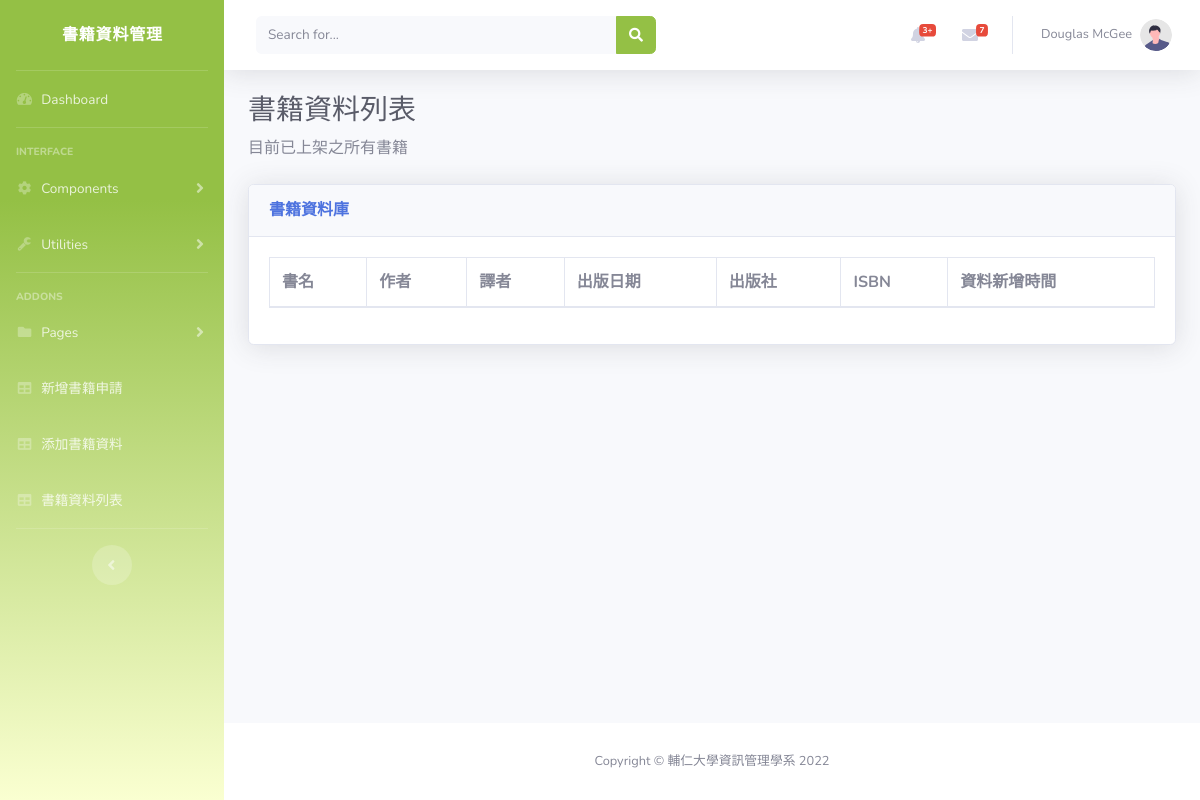
Before: /後台更新資料/bookdata.php with the older database file.
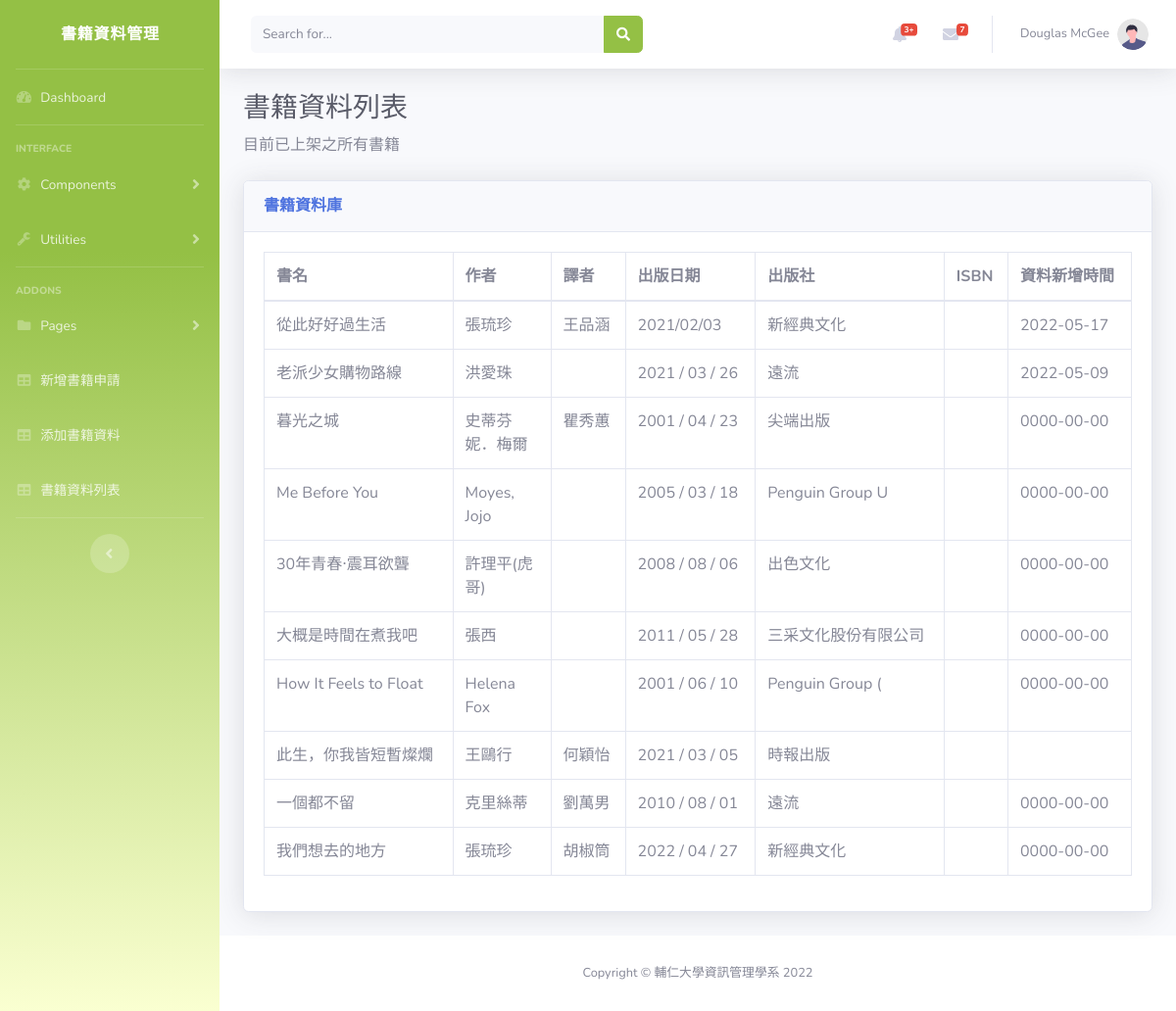
After: the same page with the newer database file.
### tables this page shows
CREATE TABLE `book_data` (
  `bk_ID` int(18) NOT NULL,
  `bk_ISBN` varchar(500) DEFAULT NULL,
  `name` varchar(30) NOT NULL,
  `bk_author` varchar(30) NOT NULL,
  `bk_trans` varchar(30) DEFAULT NULL,
  `bk_intro` varchar(500) DEFAULT NULL,
  `bk_public` varchar(15) NOT NULL,
  `bk_publicdate` varchar(500) NOT NULL,
  `bk_type` varchar(50) NOT NULL,
  `bk_img` varchar(500) NOT NULL,
  `bk_adddate` date DEFAULT NULL,
  `apply_date` date NOT NULL,
  `apply_status` varchar(500) NOT NULL,
  `apply_applicant` varchar(500) NOT NULL
);

### 後台更新資料/bookdata.php (the view, shortened to what this page needs)
<!DOCTYPE html>
<html lang="en">
<head>
    <link href="vendor/fontawesome-free/css/all.min.css" rel="stylesheet" type="text/css">
    <link href="css/sb-admin-2.min.css" rel="stylesheet">
    <link href="vendor/datatables/dataTables.bootstrap4.min.css" rel="stylesheet">
</head>
<body id="page-top">
    <div id="wrapper">
        <ul class="navbar-nav bg-gradient-primary sidebar sidebar-dark accordion" id="accordionSidebar">
            <a class="sidebar-brand d-flex align-items-center justify-content-center" href="index.html">
                <div class="sidebar-brand-icon rotate-n-15">
                    <i class="fas fa-laugh-wink"></i>
                </div>
                <div class="sidebar-brand-text mx-3">書籍資料管理</div>
            </a>
            <hr class="sidebar-divider my-0">
            <li class="nav-item">
                <a class="nav-link" href="index.html">
                    <i class="fas fa-fw fa-tachometer-alt"></i>
                    <span>Dashboard</span></a>
            </li>
            <hr class="sidebar-divider">
            <div class="sidebar-heading">
                Interface
            </div>
            <li class="nav-item">
                <a class="nav-link collapsed" href="#" data-toggle="collapse" data-target="#collapseTwo"
                    aria-expanded="true" aria-controls="collapseTwo">
                    <i class="fas fa-fw fa-cog"></i>
                    <span>Components</span>
                </a>
            </li>
            <li class="nav-item">
                <a class="nav-link collapsed" href="#" data-toggle="collapse" data-target="#collapseUtilities"
                    aria-expanded="true" aria-controls="collapseUtilities">
                    <i class="fas fa-fw fa-wrench"></i>
                    <span>Utilities</span>
                </a>
            </li>
            <hr class="sidebar-divider">
            <div class="sidebar-heading">
                Addons
            </div>
            <li class="nav-item">
                <a class="nav-link collapsed" href="#" data-toggle="collapse" data-target="#collapsePages"
                    aria-expanded="true" aria-controls="collapsePages">
                    <i class="fas fa-fw fa-folder"></i>
                    <span>Pages</span>
                </a>
            </li>
            <li class="nav-item">
                <a class="nav-link" href="addbookapply.html">
                    <i class="fas fa-fw fa-table"></i>
                    <span>新增書籍申請</span></a>
            </li>
            <li class="nav-item">
                <a class="nav-link" href="bookdatafrom.php" target="_blank">
                    <i class="fas fa-fw fa-table"></i>
                    <span>添加書籍資料</span></a>
            </li>
            <li class="nav-item">
                <a class="nav-link" href="bookdata.php">
                    <i class="fas fa-fw fa-table"></i>
                    <span>書籍資料列表</span></a>
            </li>
            <hr class="sidebar-divider d-none d-md-block">
            <div class="text-center d-none d-md-inline">
                <button class="rounded-circle border-0" id="sidebarToggle"></button>
            </div>
        </ul>
        <div id="content-wrapper" class="d-flex flex-column">
            <div id="content">
                <nav class="navbar navbar-expand navbar-light bg-white topbar mb-4 static-top shadow">
                    <form
                        class="d-none d-sm-inline-block form-inline mr-auto ml-md-3 my-2 my-md-0 mw-100 navbar-search">
                        <div class="input-group">
                            <input type="text" class="form-control bg-light border-0 small" placeholder="Search for..."
                                aria-label="Search" aria-describedby="basic-addon2">
                            <div class="input-group-append">
                                <button class="btn btn-primary" type="button">
                                    <i class="fas fa-search fa-sm"></i>
                                </button>
                            </div>
                        </div>
                    </form>
                    <ul class="navbar-nav ml-auto">
                        <li class="nav-item dropdown no-arrow mx-1">
                            <a class="nav-link dropdown-toggle" href="#" id="alertsDropdown" role="button"
                                data-toggle="dropdown" aria-haspopup="true" aria-expanded="false">
                                <i class="fas fa-bell fa-fw"></i>
                                <span class="badge badge-danger badge-counter">3+</span>
                            </a>
                        </li>
                        <li class="nav-item dropdown no-arrow mx-1">
                            <a class="nav-link dropdown-toggle" href="#" id="messagesDropdown" role="button"
                                data-toggle="dropdown" aria-haspopup="true" aria-expanded="false">
                                <i class="fas fa-envelope fa-fw"></i>
                                <span class="badge badge-danger badge-counter">7</span>
                            </a>
                        </li>
                        <li class="nav-item dropdown no-arrow">
                            <a class="nav-link dropdown-toggle" href="#" id="userDropdown" role="button"
                                data-toggle="dropdown" aria-haspopup="true" aria-expanded="false">
                                <span class="mr-2 d-none d-lg-inline text-gray-600 small">Douglas McGee</span>
                                <img class="img-profile rounded-circle"
                                    src="img/undraw_profile.svg">
                            </a>
                        </li>
                    </ul>
                </nav>
                <div class="container-fluid">
                    <h1 class="h3 mb-2 text-gray-800">書籍資料列表</h1>
                    <p class="mb-4">目前已上架之所有書籍</p>
                    <div class="card shadow mb-4">
                        <div class="card-header py-3">
                            <h6 class="m-0 font-weight-bold text-primary">書籍資料庫</h6>
                        </div>
                        <div class="card-body">
                            <div class="table-responsive">
                                <table class="table table-bordered" id="dataTable" width="100%" cellspacing="0">
                                    <thead>
                                        <tr>
                                            <th>書名</th>
                                            <th width="100px">作者</th>
                                            <th>譯者</th>
                                            <th>出版日期</th>
                                            <th>出版社</th>
                                            <th>ISBN</th>
                                            <th>資料新增時間</th>
                                        </tr>
                                    </thead>
                                    <tbody>
                                    <?php
                                        $host = "localhost";
                                        $dbuser = "root";
                                        $dbpassword = "";
                                        $dbname = "book_share";
                                        $link = mysqli_connect($host, $dbuser, $dbpassword, $dbname);
                                        if($link){
                                            $allData = "SELECT * FROM book_data WHERE apply_status =1 ";
                                            $result = mysqli_query($link, $allData);
                                            while($row=mysqli_fetch_assoc($result)){
                                                echo "<tr>";
                                                echo "<td>".$row['name']."</td>";
                                                echo "<td>".$row['bk_author']."</td>";
                                                echo "<td>".$row['bk_trans']."</td>";
                                                echo "<td>".$row['bk_publicdate']."</td>";
                                                echo "<td>".$row['bk_public']."</td>";
                                                echo "<td>".$row['bk_isbn']."</td>";
                                                echo "<td>".$row['bk_adddate']."</td>";
                                                echo "</tr>";
                                            }
                                        }
                                        else{
                                            echo "error</br>".mysqli_connect_error();
                                        }
                                    ?>
                                    </tbody>
                                </table>
                            </div>
                        </div>
                    </div>
                </div>
            </div>
            <footer class="sticky-footer bg-white">
                <div class="container my-auto">
                    <div class="copyright text-center my-auto">
                        <span>Copyright &copy; 輔仁大學資訊管理學系 2022</span>
                    </div>
                </div>
            </footer>
        </div>
    </div>
</body>
</html>

Changed rows visible on the page:
added book_data: name "從此好好過生活", bk_author "張琉珍", bk_trans "王品涵", bk_publicdate "2021/02/03", bk_public "新經典文化", bk_adddate "2022-05-17"
added book_data: name "老派少女購物路線", bk_author "洪愛珠", bk_publicdate "2021 / 03 / 26", bk_public "遠流", bk_adddate "2022-05-09"
added book_data: name "暮光之城", bk_author "史蒂芬妮．梅爾", bk_trans "瞿秀蕙", bk_publicdate "2001 / 04 / 23", bk_public "尖端出版", bk_adddate "0000-00-00"
added book_data: name "Me Before You", bk_author "Moyes, Jojo", bk_publicdate "2005 / 03 / 18", bk_public "Penguin Group U", bk_adddate "0000-00-00"
added book_data: name "30年青春‧震耳欲聾", bk_author "許理平(虎哥)", bk_publicdate "2008 / 08 / 06", bk_public "出色文化", bk_adddate "0000-00-00"
added book_data: name "大概是時間在煮我吧", bk_author "張西", bk_publicdate "2011 / 05 / 28", bk_public "三采文化股份有限公司", bk_adddate "0000-00-00"
added book_data: name "How It Feels to Float", bk_author "Helena Fox", bk_publicdate "2001 / 06 / 10", bk_public "Penguin Group (", bk_adddate "0000-00-00"
added book_data: name "此生，你我皆短暫燦爛", bk_author "王鷗行", bk_trans "何穎怡", bk_publicdate "2021 / 03 / 05", bk_public "時報出版"
added book_data: name "一個都不留", bk_author "克里絲蒂", bk_trans "劉萬男", bk_publicdate "2010 / 08 / 01", bk_public "遠流", bk_adddate "0000-00-00"
added book_data: name "我們想去的地方", bk_author "張琉珍", bk_trans "胡椒筒", bk_publicdate "2022 / 04 / 27", bk_public "新經典文化", bk_adddate "0000-00-00"
